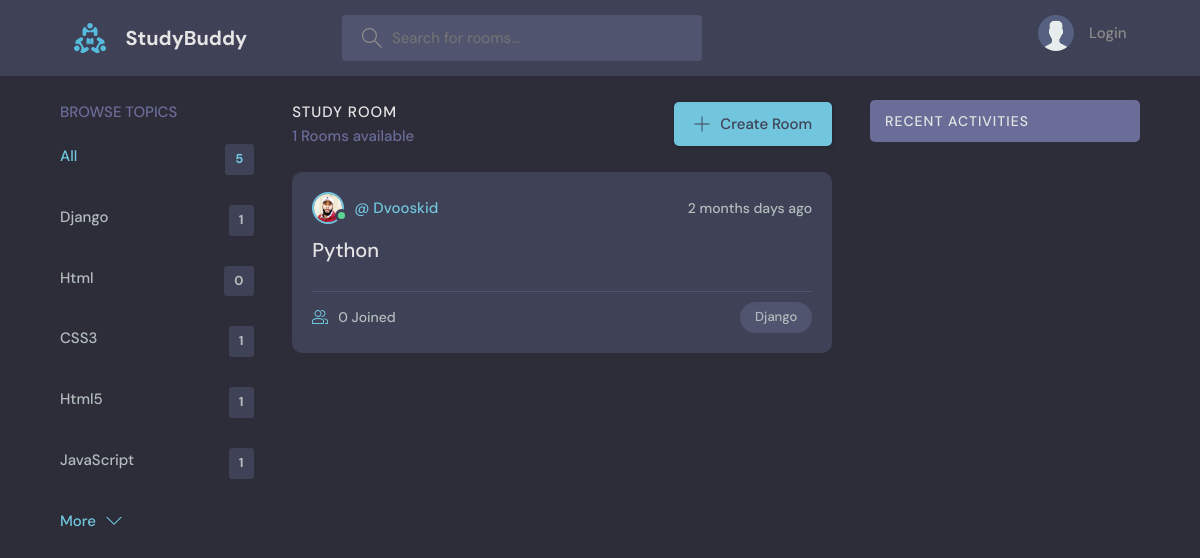
Screenshot of /?q=Django with the database file from the repository.
### base/models.py (models this page shows, shortened)
class Topic(models.Model):
    name = models.CharField(max_length=200)

class Room(models.Model):
    host = models.ForeignKey(User, on_delete=models.SET_NULL, null=True)
    topic = models.ForeignKey(Topic, on_delete=models.SET_NULL, null=True)
    name = models.CharField(max_length=200)
    description = models.TextField(null=True, blank=True)
    participants = models.ManyToManyField(
        User, related_name='participants', blank=True)
    updated = models.DateTimeField(auto_now=True)
    created = models.DateTimeField(auto_now_add=True)
    class Meta:
        ordering = ['-updated', '-created']

class User(AbstractUser):
    name = models.CharField(max_length=200, null=True)
    email = models.EmailField(unique=True)
    bio = models.TextField(null=True)
    avatar = models.ImageField(null=True, default="avatar.svg")
    USERNAME_FIELD = 'email'
    REQUIRED_FIELDS = []

### base/views.py (the view)
# urls.py: path('', views.home, name='home'),
def home(request):
    q = request.GET.get('q') if request.GET.get('q') != None else ''
    rooms = Room.objects.filter(
        Q(topic__name__icontains=q) |
        Q(name__icontains=q) |
        Q(description__icontains=q)
    )
    topics = Topic.objects.all()[0:5]
    room_count = rooms.count()
    room_messages = Message.objects.filter(
        Q(room__topic__name__icontains=q))[0:3]
    context = {'rooms': rooms, 'topics': topics,
               'room_count': room_count, 'room_messages': room_messages}
    return render(request, 'base/home.html', context)

### base/templates/base/home.html (shortened to what this page needs)
{% extends 'main.html' %} {% block content %}
<main class="layout layout--3">
  <div class="container">
    {% include 'base/topics_component.html' %}
    <div class="roomList">
      <div class="roomList__header">
        <div>
          <h2>Study Room</h2>
          <p>{{room_count}} Rooms available</p>
        </div>
        <a class="btn btn--main" href=" {% url 'create-room' %} ">
          <svg
            version="1.1"
            xmlns="http://www.w3.org/2000/svg"
            width="32"
            height="32"
            viewBox="0 0 32 32"
          >
            <title>add</title>
            <path
              d="M16.943 0.943h-1.885v14.115h-14.115v1.885h14.115v14.115h1.885v-14.115h14.115v-1.885h-14.115v-14.115z"
            ></path>
          </svg>
          Create Room
        </a>
      </div>
      {% include 'base/feed_component.html' %}
    </div>
    {% include 'base/activity_component.html' %}
  </div>
</main>
{% endblock content %}

### base/templates/base/topics_component.html
<div class="topics">
  <div class="topics__header">
    <h2>Browse Topics</h2>
  </div>
  <ul class="topics__list">
    <li>
      <a href=" {% url 'home' %} " class="active"
        >All <span> {{topics.count}} </span></a
      >
    </li>
    {% for topic in topics %}
    <li>
      <a href="{% url 'home' %}?q={{topic.name}}">
        {{topic.name}} <span>{{topic.room_set.all.count}}</span></a
      >
    </li>
    {% endfor %}
  </ul>
  <a class="btn btn--link" href="{% url 'topics-page' %}">
    More
    <svg
      version="1.1"
      xmlns="http://www.w3.org/2000/svg"
      width="32"
      height="32"
      viewBox="0 0 32 32"
    >
      <title>chevron-down</title>
      <path d="M16 21l-13-13h-3l16 16 16-16h-3l-13 13z"></path>
    </svg>
  </a>
</div>

### base/templates/base/feed_component.html (shortened to what this page needs)
{% for room in rooms %}
<div class="roomListRoom">
  <div class="roomListRoom__header">
    <a
      href=" {% url 'user-profile' room.host.id %} "
      class="roomListRoom__author"
    >
      <div class="avatar avatar--small active">
        <img src="{{room.host.avatar.url}}" />
      </div>
      <span>@ {{room.host.username}} </span>
    </a>
    <div class="roomListRoom__actions">
      <span> {{room.created|timesince}} days ago</span>
    </div>
  </div>
  <div class="roomListRoom__content">
    <a href=" {% url 'room' room.id %} "> {{room.name}} </a>
  </div>
  <div class="roomListRoom__meta">
    <a href=" {% url 'room' room.id %}" class="roomListRoom__joined">
      {{room.participants.all.count}} Joined
    </a>
    <p class="roomListRoom__topic">{{room.topic.name}}</p>
  </div>
</div>
{%endfor%}

### static/styles/style.css (style rules this page uses)
:root { --color-main: #71c6dd; --color-main-light: #e1f6fb; --color-dark: #3f4156; --color-dark-medium: #51546e; --color-dark-light: #696d97; --color-light: #e5e5e5; --color-gray: #8b8b8b; --color-light-gray: #b2bdbd; --color-bg: #2d2d39; --color-success: #5dd693; --color-error: #fc4b0b; }
* { font-family: "DM Sans", -apple-system, BlinkMacSystemFont, "Segoe UI", Roboto, Oxygen, Ubuntu, Cantarell, "Open Sans", "Helvetica Neue", sans-serif; margin: 0; padding: 0; box-sizing: border-box; text-rendering: optimizeLegibility; font-size: inherit; }
html { font-size: 56.25%; }
@media only screen and (min-width: 1200px) { html { font-size: 62.5%; } }
body { line-height: 1.6; font-weight: 400; font-size: 1.5rem; color: var(--color-light-gray); background-color: var(--color-bg); min-height: 100vh; }
img { width: 100%; }
a { display: inline-block; color: var(--color-main); text-decoration: none; }
.container { max-width: 120rem; width: 90%; margin: auto; }
.btn { background-color: transparent; border: none; display: inline-flex; align-items: center; gap: 1rem; cursor: pointer; transition: all ease-in-out 0.3s; padding: 1rem 2rem; border-radius: 5px; box-shadow: 1px 1px 3px 1px rgba(0, 0, 0, 0.15); font-weight: 500; }
.btn--link { border-radius: 0; padding: 0; color: var(--color-main); box-shadow: none; }
.btn--main { background-color: var(--color-main); color: var(--color-dark); }
.btn > svg { fill: currentColor; width: 1.6rem; height: 1.6rem; }
.avatar { position: relative; display: inline-block; border-radius: 50%; border: 2px solid var(--color-main); }
.avatar img { display: block; border-radius: 50%; object-fit: cover; object-position: center; }
.avatar::after { content: ""; display: block; position: absolute; background-color: var(--color-gray); z-index: 111; border-radius: 50%; border: 0.3rem solid var(--color-dark); }
.avatar.active::after { background-color: var(--color-success); }
.avatar.avatar--small img { width: 2.8rem; height: 2.8rem; }
.avatar.avatar--small:after { width: 0.7rem; height: 0.7rem; bottom: 0px; right: -6px; }
.layout { margin-top: 2.4rem; }
.layout > .container { display: flex; justify-content: space-between; align-items: flex-start; }
.layout--3 > .container > div:first-child { flex-basis: 18%; max-width: 22.5rem; }
.layout--3 > .container > div:nth-child(2) { flex-basis: 50%; }
.topics__header { margin-bottom: 2rem; }
.topics__header h2 { text-transform: uppercase; font-weight: 500; color: var(--color-dark-light); }
.topics__list { list-style: none; }
.topics__list li a { display: flex; justify-content: space-between; margin-bottom: 3rem; font-weight: 500; color: var(--color-light-gray); transition: all 0.3s ease-in-out; }
.topics__list li a.active, .topics__list li a:hover { color: var(--color-main); }
.topics__list li a span { padding: 0.5rem 1rem; background-color: var(--color-dark); border-radius: 3px; font-size: 1.3rem; font-weight: 700; letter-spacing: 1px; }
.roomList__header { display: flex; justify-content: space-between; align-items: center; margin-bottom: 2.4rem; }
.roomList__header h2 { text-transform: uppercase; font-weight: 500; color: var(--color-light); letter-spacing: 1px; }
.roomList__header p { font-weight: 500; color: var(--color-dark-light); }
.roomListRoom { margin-bottom: 2.4rem; background-color: var(--color-dark); border-radius: 1rem; padding: 2rem; }
.roomListRoom__header { display: flex; justify-content: space-between; align-items: center; }
.roomListRoom__author { font-weight: 500; display: flex; align-items: center; gap: 1rem; }
.roomListRoom__actions { display: flex; align-items: flex-start; gap: 1rem; position: relative; }
.roomListRoom__actions span { font-size: 1.4rem; font-weight: 500; }
.roomListRoom__content { margin: 1rem 0; }
.roomListRoom__content a { font-size: 2rem; font-weight: 500; margin-bottom: 1.5rem; color: var(--color-light); transition: all 0.3s ease-in-out; }
.roomListRoom__meta { border-top: 1px solid var(--color-dark-medium); padding-top: 1rem; display: flex; align-items: center; justify-content: space-between; }
.roomListRoom__joined { color: var(--color-light-gray); display: flex; align-items: center; gap: 1rem; font-size: 1.4rem; font-weight: 500; }
.roomListRoom__joined svg { fill: var(--color-main); width: 1.6rem; height: 1.6rem; }
.roomListRoom__topic { padding: 5px 1.5rem; background-color: var(--color-dark-medium); border-radius: 5rem; font-weight: 500; font-size: 1.3rem; }

### rows the page displays
Topic: name "Django", room_set.all.count "1"
Topic: name "Html", room_set.all.count "0"
Topic: name "CSS3", room_set.all.count "1"
Topic: name "Html5", room_set.all.count "1"
Topic: name "JavaScript", room_set.all.count "1"
Room: host.avatar (picture), host.username "Dvooskid", created "2 months", name "Python", participants.all.count "0", topic.name "Django"

### other values shown
{{ topics.count }} "5"
{{ room_count }} "1"
